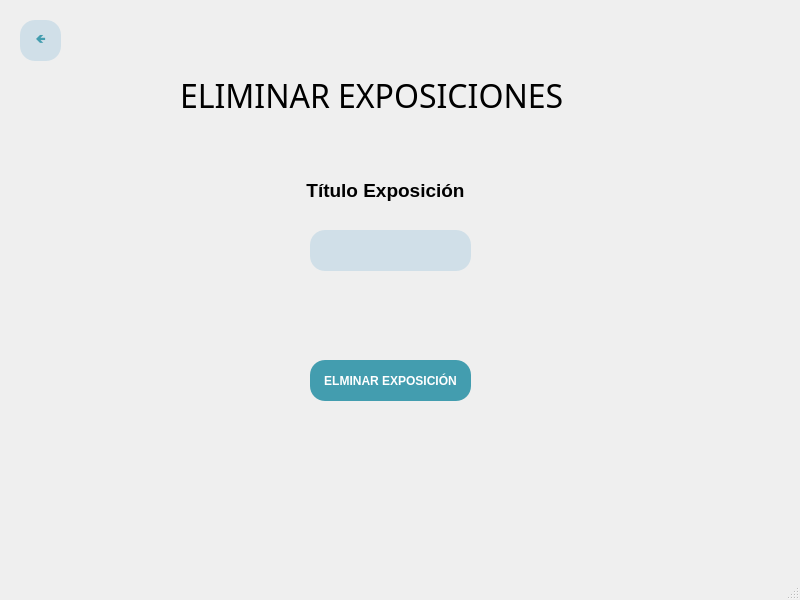
<?xml version="1.0" encoding="UTF-8"?>
<ui version="4.0">
 <class>MainWindow</class>
 <widget class="QMainWindow" name="MainWindow">
  <property name="geometry">
   <rect>
    <x>0</x>
    <y>0</y>
    <width>800</width>
    <height>600</height>
   </rect>
  </property>
  <property name="windowTitle">
   <string>MainWindow</string>
  </property>
  <widget class="QWidget" name="centralwidget">
   <widget class="QPushButton" name="BotonEditarExposicion">
    <property name="geometry">
     <rect>
      <x>310</x>
      <y>360</y>
      <width>161</width>
      <height>41</height>
     </rect>
    </property>
    <property name="palette">
     <palette>
      <active>
       <colorrole role="WindowText">
        <brush brushstyle="SolidPattern">
         <color alpha="255">
          <red>255</red>
          <green>255</green>
          <blue>255</blue>
         </color>
        </brush>
       </colorrole>
       <colorrole role="Button">
        <brush brushstyle="SolidPattern">
         <color alpha="255">
          <red>67</red>
          <green>157</green>
          <blue>175</blue>
         </color>
        </brush>
       </colorrole>
       <colorrole role="Text">
        <brush brushstyle="SolidPattern">
         <color alpha="255">
          <red>255</red>
          <green>255</green>
          <blue>255</blue>
         </color>
        </brush>
       </colorrole>
       <colorrole role="ButtonText">
        <brush brushstyle="SolidPattern">
         <color alpha="255">
          <red>255</red>
          <green>255</green>
          <blue>255</blue>
         </color>
        </brush>
       </colorrole>
       <colorrole role="Base">
        <brush brushstyle="SolidPattern">
         <color alpha="255">
          <red>67</red>
          <green>157</green>
          <blue>175</blue>
         </color>
        </brush>
       </colorrole>
       <colorrole role="Window">
        <brush brushstyle="SolidPattern">
         <color alpha="255">
          <red>67</red>
          <green>157</green>
          <blue>175</blue>
         </color>
        </brush>
       </colorrole>
      </active>
      <inactive>
       <colorrole role="WindowText">
        <brush brushstyle="SolidPattern">
         <color alpha="255">
          <red>255</red>
          <green>255</green>
          <blue>255</blue>
         </color>
        </brush>
       </colorrole>
       <colorrole role="Button">
        <brush brushstyle="SolidPattern">
         <color alpha="255">
          <red>67</red>
          <green>157</green>
          <blue>175</blue>
         </color>
        </brush>
       </colorrole>
       <colorrole role="Text">
        <brush brushstyle="SolidPattern">
         <color alpha="255">
          <red>255</red>
          <green>255</green>
          <blue>255</blue>
         </color>
        </brush>
       </colorrole>
       <colorrole role="ButtonText">
        <brush brushstyle="SolidPattern">
         <color alpha="255">
          <red>255</red>
          <green>255</green>
          <blue>255</blue>
         </color>
        </brush>
       </colorrole>
       <colorrole role="Base">
        <brush brushstyle="SolidPattern">
         <color alpha="255">
          <red>67</red>
          <green>157</green>
          <blue>175</blue>
         </color>
        </brush>
       </colorrole>
       <colorrole role="Window">
        <brush brushstyle="SolidPattern">
         <color alpha="255">
          <red>67</red>
          <green>157</green>
          <blue>175</blue>
         </color>
        </brush>
       </colorrole>
      </inactive>
      <disabled>
       <colorrole role="WindowText">
        <brush brushstyle="SolidPattern">
         <color alpha="255">
          <red>255</red>
          <green>255</green>
          <blue>255</blue>
         </color>
        </brush>
       </colorrole>
       <colorrole role="Button">
        <brush brushstyle="SolidPattern">
         <color alpha="255">
          <red>67</red>
          <green>157</green>
          <blue>175</blue>
         </color>
        </brush>
       </colorrole>
       <colorrole role="Text">
        <brush brushstyle="SolidPattern">
         <color alpha="255">
          <red>255</red>
          <green>255</green>
          <blue>255</blue>
         </color>
        </brush>
       </colorrole>
       <colorrole role="ButtonText">
        <brush brushstyle="SolidPattern">
         <color alpha="255">
          <red>255</red>
          <green>255</green>
          <blue>255</blue>
         </color>
        </brush>
       </colorrole>
       <colorrole role="Base">
        <brush brushstyle="SolidPattern">
         <color alpha="255">
          <red>67</red>
          <green>157</green>
          <blue>175</blue>
         </color>
        </brush>
       </colorrole>
       <colorrole role="Window">
        <brush brushstyle="SolidPattern">
         <color alpha="255">
          <red>67</red>
          <green>157</green>
          <blue>175</blue>
         </color>
        </brush>
       </colorrole>
      </disabled>
     </palette>
    </property>
    <property name="cursor">
     <cursorShape>PointingHandCursor</cursorShape>
    </property>
    <property name="styleSheet">
     <string notr="true">background-color: rgb(67, 157, 175);
color: rgb(255, 255, 255);
font-weight: bold;
font-family: 'Verdana';
border-radius: 15px;</string>
    </property>
    <property name="text">
     <string>ELMINAR EXPOSICIÓN</string>
    </property>
   </widget>
   <widget class="QLabel" name="label">
    <property name="geometry">
     <rect>
      <x>280</x>
      <y>170</y>
      <width>211</width>
      <height>41</height>
     </rect>
    </property>
    <property name="text">
     <string>&lt;html&gt;&lt;head/&gt;&lt;body&gt;&lt;p align=&quot;center&quot;&gt;&lt;span style=&quot; font-size:14pt; font-weight:600;&quot;&gt;Título Exposición&lt;/span&gt;&lt;/p&gt;&lt;/body&gt;&lt;/html&gt;</string>
    </property>
   </widget>
   <widget class="QLabel" name="Titulo">
    <property name="geometry">
     <rect>
      <x>180</x>
      <y>50</y>
      <width>411</width>
      <height>91</height>
     </rect>
    </property>
    <property name="font">
     <font>
      <family>Bell MT</family>
      <pointsize>24</pointsize>
      <weight>50</weight>
      <bold>false</bold>
     </font>
    </property>
    <property name="text">
     <string>ELIMINAR EXPOSICIONES</string>
    </property>
   </widget>
   <widget class="QLineEdit" name="Titulo_entrada">
    <property name="geometry">
     <rect>
      <x>310</x>
      <y>230</y>
      <width>161</width>
      <height>41</height>
     </rect>
    </property>
    <property name="styleSheet">
     <string notr="true">border-radius: 15px;
background-color: rgb(208, 223, 232);</string>
    </property>
   </widget>
   <widget class="QPushButton" name="BotonAtras">
    <property name="geometry">
     <rect>
      <x>20</x>
      <y>20</y>
      <width>41</width>
      <height>41</height>
     </rect>
    </property>
    <property name="palette">
     <palette>
      <active>
       <colorrole role="WindowText">
        <brush brushstyle="SolidPattern">
         <color alpha="255">
          <red>67</red>
          <green>157</green>
          <blue>175</blue>
         </color>
        </brush>
       </colorrole>
       <colorrole role="Button">
        <brush brushstyle="SolidPattern">
         <color alpha="255">
          <red>208</red>
          <green>223</green>
          <blue>232</blue>
         </color>
        </brush>
       </colorrole>
       <colorrole role="Text">
        <brush brushstyle="SolidPattern">
         <color alpha="255">
          <red>67</red>
          <green>157</green>
          <blue>175</blue>
         </color>
        </brush>
       </colorrole>
       <colorrole role="ButtonText">
        <brush brushstyle="SolidPattern">
         <color alpha="255">
          <red>67</red>
          <green>157</green>
          <blue>175</blue>
         </color>
        </brush>
       </colorrole>
       <colorrole role="Base">
        <brush brushstyle="SolidPattern">
         <color alpha="255">
          <red>208</red>
          <green>223</green>
          <blue>232</blue>
         </color>
        </brush>
       </colorrole>
       <colorrole role="Window">
        <brush brushstyle="SolidPattern">
         <color alpha="255">
          <red>208</red>
          <green>223</green>
          <blue>232</blue>
         </color>
        </brush>
       </colorrole>
      </active>
      <inactive>
       <colorrole role="WindowText">
        <brush brushstyle="SolidPattern">
         <color alpha="255">
          <red>67</red>
          <green>157</green>
          <blue>175</blue>
         </color>
        </brush>
       </colorrole>
       <colorrole role="Button">
        <brush brushstyle="SolidPattern">
         <color alpha="255">
          <red>208</red>
          <green>223</green>
          <blue>232</blue>
         </color>
        </brush>
       </colorrole>
       <colorrole role="Text">
        <brush brushstyle="SolidPattern">
         <color alpha="255">
          <red>67</red>
          <green>157</green>
          <blue>175</blue>
         </color>
        </brush>
       </colorrole>
       <colorrole role="ButtonText">
        <brush brushstyle="SolidPattern">
         <color alpha="255">
          <red>67</red>
          <green>157</green>
          <blue>175</blue>
         </color>
        </brush>
       </colorrole>
       <colorrole role="Base">
        <brush brushstyle="SolidPattern">
         <color alpha="255">
          <red>208</red>
          <green>223</green>
          <blue>232</blue>
         </color>
        </brush>
       </colorrole>
       <colorrole role="Window">
        <brush brushstyle="SolidPattern">
         <color alpha="255">
          <red>208</red>
          <green>223</green>
          <blue>232</blue>
         </color>
        </brush>
       </colorrole>
      </inactive>
      <disabled>
       <colorrole role="WindowText">
        <brush brushstyle="SolidPattern">
         <color alpha="255">
          <red>67</red>
          <green>157</green>
          <blue>175</blue>
         </color>
        </brush>
       </colorrole>
       <colorrole role="Button">
        <brush brushstyle="SolidPattern">
         <color alpha="255">
          <red>208</red>
          <green>223</green>
          <blue>232</blue>
         </color>
        </brush>
       </colorrole>
       <colorrole role="Text">
        <brush brushstyle="SolidPattern">
         <color alpha="255">
          <red>67</red>
          <green>157</green>
          <blue>175</blue>
         </color>
        </brush>
       </colorrole>
       <colorrole role="ButtonText">
        <brush brushstyle="SolidPattern">
         <color alpha="255">
          <red>67</red>
          <green>157</green>
          <blue>175</blue>
         </color>
        </brush>
       </colorrole>
       <colorrole role="Base">
        <brush brushstyle="SolidPattern">
         <color alpha="255">
          <red>208</red>
          <green>223</green>
          <blue>232</blue>
         </color>
        </brush>
       </colorrole>
       <colorrole role="Window">
        <brush brushstyle="SolidPattern">
         <color alpha="255">
          <red>208</red>
          <green>223</green>
          <blue>232</blue>
         </color>
        </brush>
       </colorrole>
      </disabled>
     </palette>
    </property>
    <property name="cursor">
     <cursorShape>PointingHandCursor</cursorShape>
    </property>
    <property name="styleSheet">
     <string notr="true">background-color: rgb(208, 223, 232);
color:rgb(67, 157, 175);
font-weight: bold;
font-family: 'Verdana';
border-radius: 15px;</string>
    </property>
    <property name="text">
     <string>🡸</string>
    </property>
   </widget>
  </widget>
  <widget class="QMenuBar" name="menubar">
   <property name="geometry">
    <rect>
     <x>0</x>
     <y>0</y>
     <width>800</width>
     <height>21</height>
    </rect>
   </property>
  </widget>
  <widget class="QStatusBar" name="statusbar"/>
 </widget>
 <resources/>
 <connections/>
</ui>
